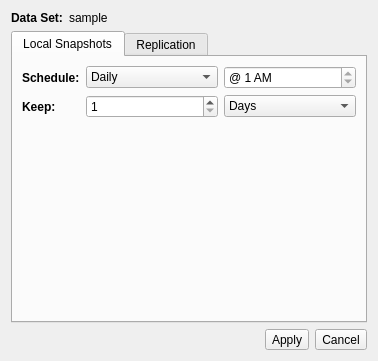
<?xml version="1.0" encoding="UTF-8"?>
<ui version="4.0">
 <class>LPConfig</class>
 <widget class="QDialog" name="LPConfig">
  <property name="geometry">
   <rect>
    <x>0</x>
    <y>0</y>
    <width>374</width>
    <height>327</height>
   </rect>
  </property>
  <property name="windowTitle">
   <string>Configure Dataset</string>
  </property>
  <layout class="QVBoxLayout" name="verticalLayout">
   <item>
    <layout class="QFormLayout" name="formLayout">
     <item row="0" column="0">
      <widget class="QLabel" name="label">
       <property name="font">
        <font>
         <weight>75</weight>
         <bold>true</bold>
        </font>
       </property>
       <property name="text">
        <string>Data Set:</string>
       </property>
      </widget>
     </item>
     <item row="0" column="1">
      <widget class="QLabel" name="label_dataset">
       <property name="text">
        <string notr="true">sample</string>
       </property>
      </widget>
     </item>
    </layout>
   </item>
   <item>
    <widget class="QTabWidget" name="tabWidget">
     <property name="currentIndex">
      <number>0</number>
     </property>
     <widget class="QWidget" name="tab_local">
      <attribute name="title">
       <string>Local Snapshots</string>
      </attribute>
      <layout class="QFormLayout" name="formLayout_2">
       <item row="0" column="0">
        <widget class="QLabel" name="label_3">
         <property name="font">
          <font>
           <weight>75</weight>
           <bold>true</bold>
          </font>
         </property>
         <property name="text">
          <string>Schedule:</string>
         </property>
        </widget>
       </item>
       <item row="0" column="1">
        <layout class="QHBoxLayout" name="horizontalLayout_2">
         <item>
          <widget class="QComboBox" name="combo_local_schedule">
           <item>
            <property name="text">
             <string>Daily</string>
            </property>
           </item>
           <item>
            <property name="text">
             <string>Hourly</string>
            </property>
           </item>
           <item>
            <property name="text">
             <string>30 minutes</string>
            </property>
           </item>
           <item>
            <property name="text">
             <string>10 minutes</string>
            </property>
           </item>
           <item>
            <property name="text">
             <string>5 minutes</string>
            </property>
           </item>
          </widget>
         </item>
         <item>
          <widget class="QTimeEdit" name="time_local_daily">
           <property name="maximumTime">
            <time>
             <hour>23</hour>
             <minute>0</minute>
             <second>0</second>
            </time>
           </property>
           <property name="minimumTime">
            <time>
             <hour>1</hour>
             <minute>0</minute>
             <second>0</second>
            </time>
           </property>
           <property name="displayFormat">
            <string>@ h AP</string>
           </property>
          </widget>
         </item>
        </layout>
       </item>
       <item row="1" column="1">
        <layout class="QHBoxLayout" name="horizontalLayout_3">
         <item>
          <widget class="QSpinBox" name="spin_local_numkeep">
           <property name="minimum">
            <number>1</number>
           </property>
           <property name="maximum">
            <number>800</number>
           </property>
          </widget>
         </item>
         <item>
          <widget class="QComboBox" name="combo_local_keepunits">
           <item>
            <property name="text">
             <string>Days</string>
            </property>
           </item>
           <item>
            <property name="text">
             <string>Total</string>
            </property>
           </item>
          </widget>
         </item>
        </layout>
       </item>
       <item row="1" column="0">
        <widget class="QLabel" name="label_4">
         <property name="font">
          <font>
           <weight>75</weight>
           <bold>true</bold>
          </font>
         </property>
         <property name="text">
          <string>Keep:</string>
         </property>
        </widget>
       </item>
      </layout>
     </widget>
     <widget class="QWidget" name="tab_remote">
      <attribute name="title">
       <string>Replication</string>
      </attribute>
      <layout class="QVBoxLayout" name="verticalLayout_2">
       <item>
        <widget class="QGroupBox" name="groupReplicate">
         <property name="title">
          <string>Replicate on a Remote System</string>
         </property>
         <property name="checkable">
          <bool>true</bool>
         </property>
         <property name="checked">
          <bool>false</bool>
         </property>
         <layout class="QGridLayout" name="gridLayout_5">
          <item row="2" column="0">
           <layout class="QHBoxLayout" name="horizontalLayout_4">
            <item>
             <widget class="QLabel" name="label_5">
              <property name="sizePolicy">
               <sizepolicy hsizetype="Maximum" vsizetype="Preferred">
                <horstretch>0</horstretch>
                <verstretch>0</verstretch>
               </sizepolicy>
              </property>
              <property name="text">
               <string>SSH Port</string>
              </property>
             </widget>
            </item>
            <item>
             <spacer name="horizontalSpacer_2">
              <property name="orientation">
               <enum>Qt::Horizontal</enum>
              </property>
              <property name="sizeType">
               <enum>QSizePolicy::Fixed</enum>
              </property>
              <property name="sizeHint" stdset="0">
               <size>
                <width>40</width>
                <height>20</height>
               </size>
              </property>
             </spacer>
            </item>
            <item>
             <widget class="QSpinBox" name="spinPort">
              <property name="maximum">
               <number>999999</number>
              </property>
              <property name="value">
               <number>22</number>
              </property>
             </widget>
            </item>
            <item>
             <spacer name="horizontalSpacer_3">
              <property name="orientation">
               <enum>Qt::Horizontal</enum>
              </property>
              <property name="sizeHint" stdset="0">
               <size>
                <width>40</width>
                <height>20</height>
               </size>
              </property>
             </spacer>
            </item>
           </layout>
          </item>
          <item row="3" column="0">
           <layout class="QHBoxLayout" name="horizontalLayout_5">
            <item>
             <widget class="QLabel" name="label_14">
              <property name="text">
               <string>Remote Dataset</string>
              </property>
             </widget>
            </item>
            <item>
             <widget class="QLineEdit" name="lineRemoteDataset"/>
            </item>
           </layout>
          </item>
          <item row="1" column="0">
           <layout class="QHBoxLayout" name="horizontalLayout_7">
            <item>
             <widget class="QLabel" name="label_10">
              <property name="text">
               <string>User Name</string>
              </property>
             </widget>
            </item>
            <item>
             <widget class="QLineEdit" name="lineUserName"/>
            </item>
           </layout>
          </item>
          <item row="0" column="0">
           <layout class="QHBoxLayout" name="horizontalLayout_8">
            <item>
             <widget class="QLabel" name="label_9">
              <property name="text">
               <string>Host Name</string>
              </property>
             </widget>
            </item>
            <item>
             <widget class="QLineEdit" name="lineHostName"/>
            </item>
           </layout>
          </item>
          <item row="4" column="0">
           <widget class="QGroupBox" name="groupBox">
            <property name="title">
             <string>Frequency</string>
            </property>
            <layout class="QGridLayout" name="gridLayout_3">
             <item row="0" column="0">
              <widget class="QRadioButton" name="radioSYNC">
               <property name="text">
                <string>With snapshot creation (Best for daily snapshots)</string>
               </property>
               <property name="checked">
                <bool>true</bool>
               </property>
              </widget>
             </item>
             <item row="1" column="0">
              <layout class="QHBoxLayout" name="horizontalLayout_6">
               <item>
                <widget class="QRadioButton" name="radioRepTime">
                 <property name="text">
                  <string>Daily at:</string>
                 </property>
                </widget>
               </item>
               <item>
                <widget class="QTimeEdit" name="time_replicate">
                 <property name="displayFormat">
                  <string>h AP</string>
                 </property>
                </widget>
               </item>
               <item>
                <spacer name="horizontalSpacer_9">
                 <property name="orientation">
                  <enum>Qt::Horizontal</enum>
                 </property>
                 <property name="sizeHint" stdset="0">
                  <size>
                   <width>40</width>
                   <height>20</height>
                  </size>
                 </property>
                </spacer>
               </item>
              </layout>
             </item>
            </layout>
           </widget>
          </item>
          <item row="5" column="0">
           <spacer name="verticalSpacer">
            <property name="orientation">
             <enum>Qt::Vertical</enum>
            </property>
            <property name="sizeHint" stdset="0">
             <size>
              <width>20</width>
              <height>40</height>
             </size>
            </property>
           </spacer>
          </item>
         </layout>
        </widget>
       </item>
      </layout>
     </widget>
    </widget>
   </item>
   <item>
    <layout class="QHBoxLayout" name="horizontalLayout">
     <item>
      <spacer name="horizontalSpacer">
       <property name="orientation">
        <enum>Qt::Horizontal</enum>
       </property>
       <property name="sizeHint" stdset="0">
        <size>
         <width>40</width>
         <height>20</height>
        </size>
       </property>
      </spacer>
     </item>
     <item>
      <widget class="QToolButton" name="tool_apply">
       <property name="text">
        <string>Apply</string>
       </property>
       <property name="icon">
        <iconset resource="lPreserve.qrc">
         <normaloff>:/images/backup-ok.png</normaloff>:/images/backup-ok.png</iconset>
       </property>
       <property name="toolButtonStyle">
        <enum>Qt::ToolButtonTextBesideIcon</enum>
       </property>
      </widget>
     </item>
     <item>
      <widget class="QToolButton" name="tool_cancel">
       <property name="text">
        <string>Cancel</string>
       </property>
       <property name="icon">
        <iconset resource="lPreserve.qrc">
         <normaloff>:/images/application-exit.png</normaloff>:/images/application-exit.png</iconset>
       </property>
       <property name="toolButtonStyle">
        <enum>Qt::ToolButtonTextBesideIcon</enum>
       </property>
      </widget>
     </item>
    </layout>
   </item>
  </layout>
 </widget>
 <resources>
  <include location="lPreserve.qrc"/>
 </resources>
 <connections/>
</ui>
